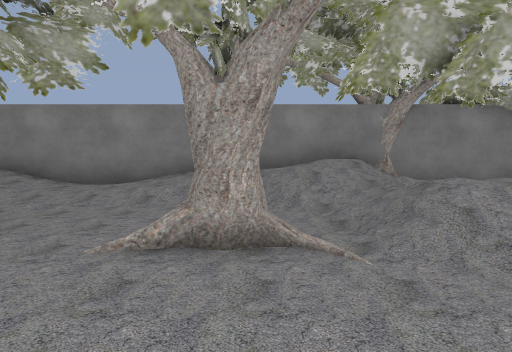
view 1 (above)

21 first-person views from a walk through a world built for the Gazebo simulator. The camera is 0.94 m above the floor, tilts 4° down and sees 70° across. The floor is counted in squares, 1 m on a side. Each view is taken from the middle of a square. On the plan, view 1 faces up. The plan holds only what a view shows up to about 13 squares ahead; the rest is blank. The place goes on beyond the plan. Simple shapes stand in for some stock models. Some surface patterns are stand-ins.

view 2
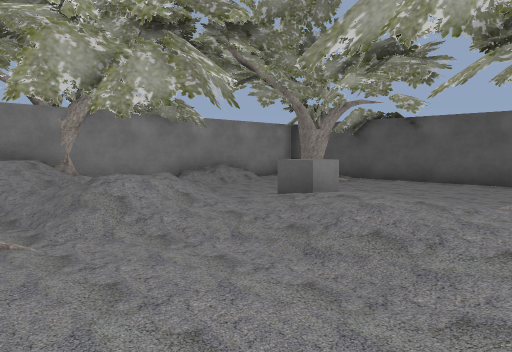

view 3
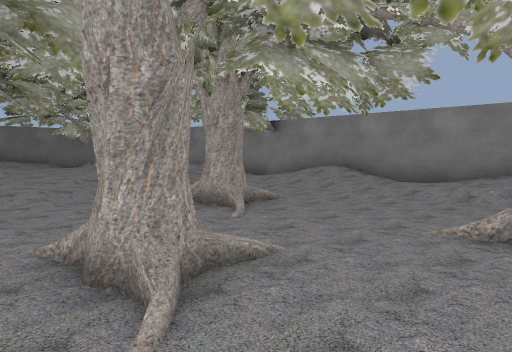

view 4
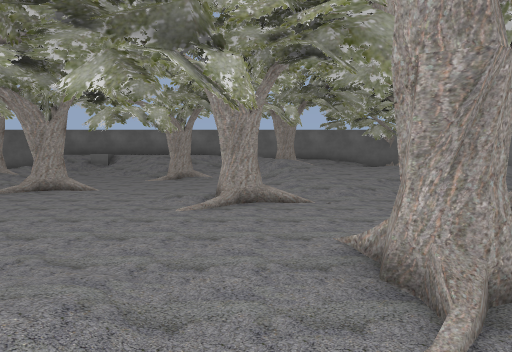

view 5
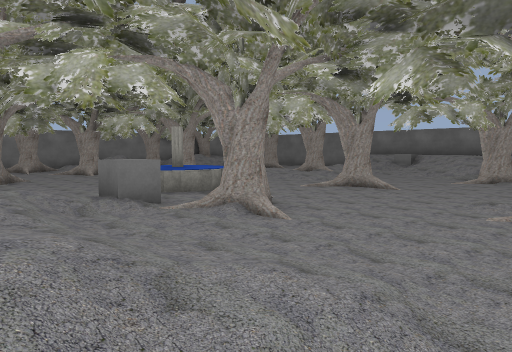

view 6
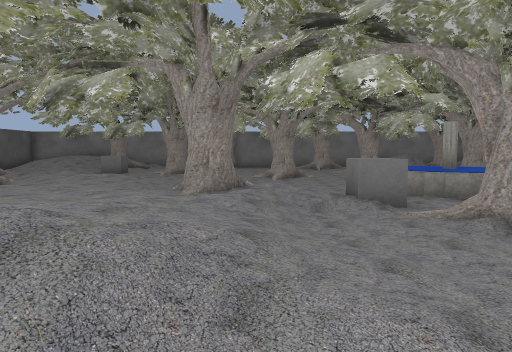

view 7
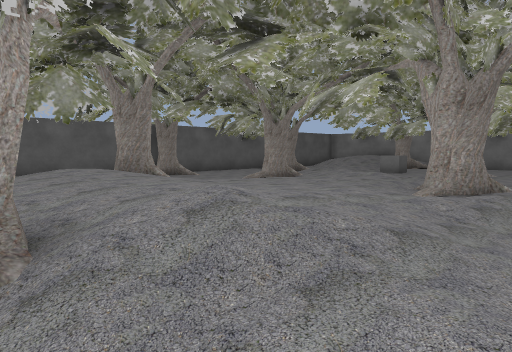

view 8
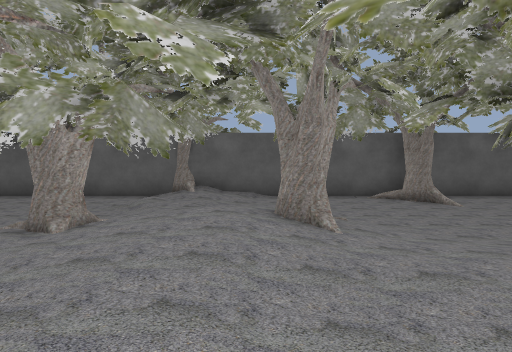

view 9
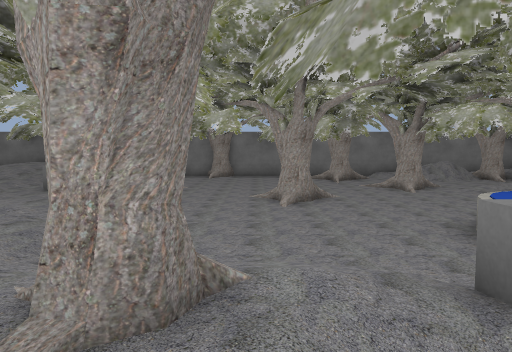

view 10
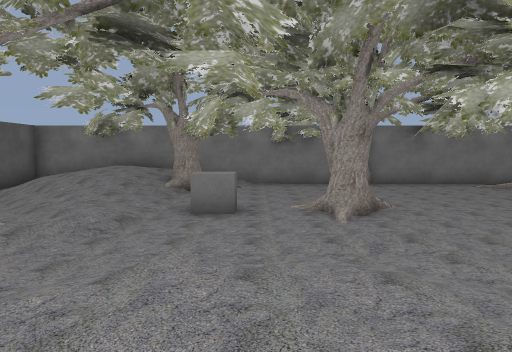

view 11
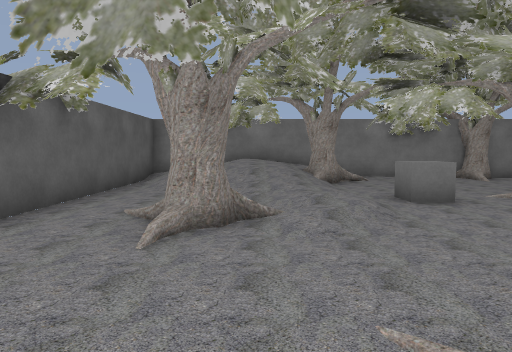

view 12
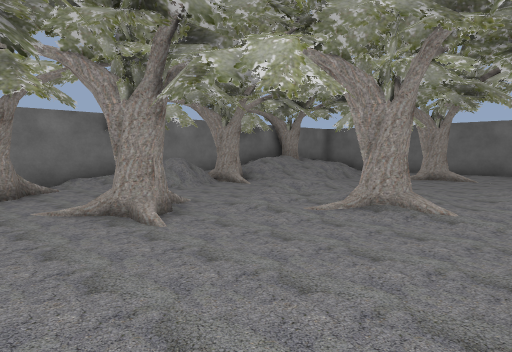

view 13
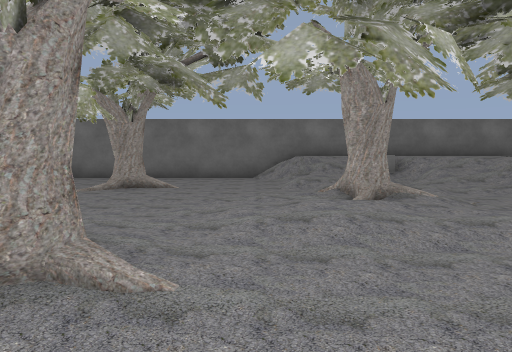

view 14
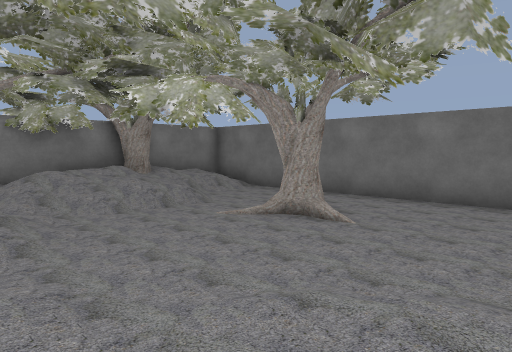

view 15
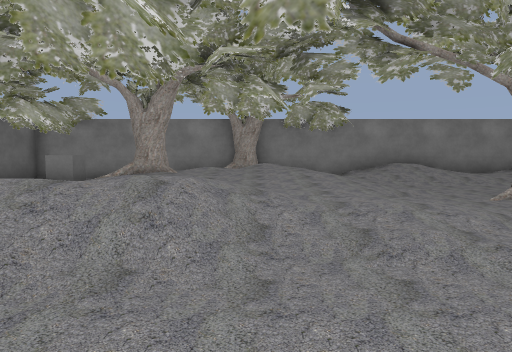

view 16
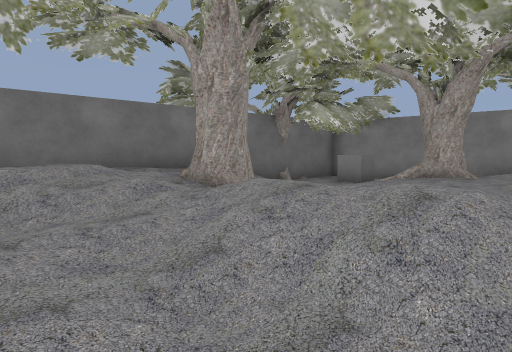

view 17
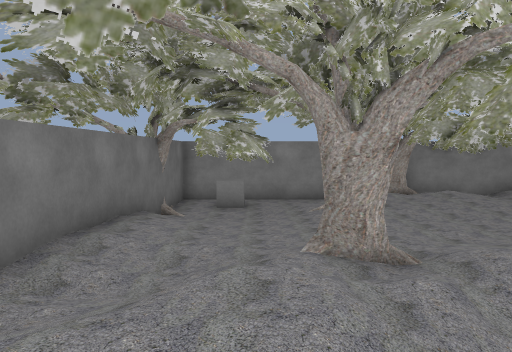

view 18
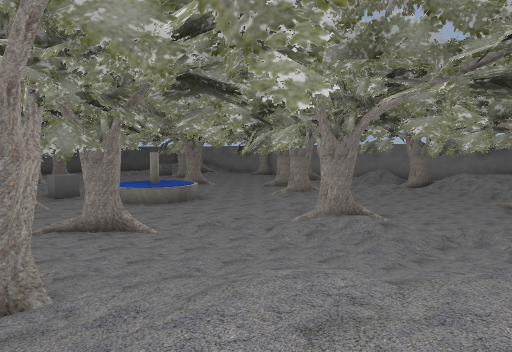

view 19
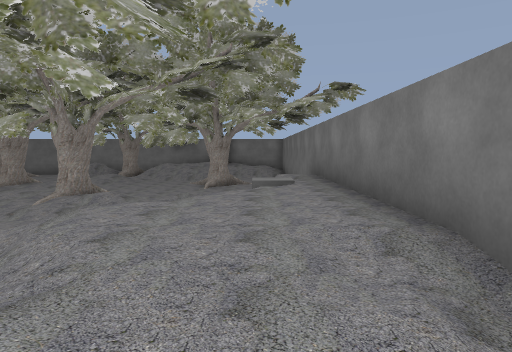

view 20
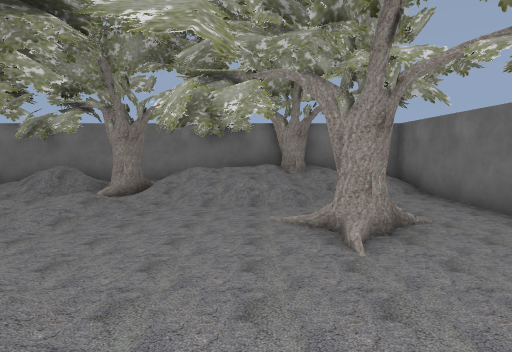

view 21
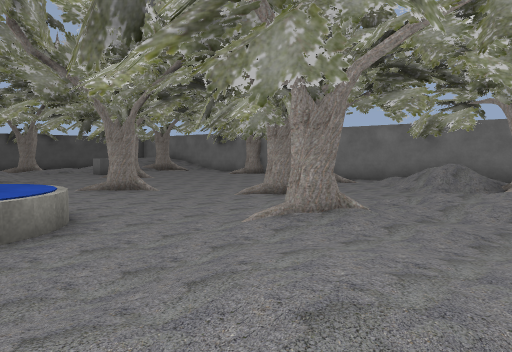

### Floor plan
Key: @ floor where view 1 was taken; # wall or solid block; . main floor; : floor 0.25 m higher than the main floor; + floor 0.5 m higher than the main floor; * floor 0.75 m higher than the main floor; / step, stairs or slope; = window, fence, low wall or low ledge; F fence; T oak tree; B grey box; S number sign; U fountain.
Columns run from 19 left of view 1 to 13 right of it. Each row starts with its distance up from view 1.
  9 FFFFFFFFTFFFFFFFFFFFFTTFFTFFF
  8 F..... TT .//+/::////T/F.////
  7 F.S..  +:  T///::///T/////../
  6 T..T//++/+/:/......///+ /...T .T
  5 T...:TTTT+/......../////...TT/.F
  4 F//T::+++T//..T.T.TTTT//.. ....F
  3 F/:::::::T/..TT....../T/BB ....F
  2 F+:::::::::/..........T/  .....F
  1 F+:://///::/....TT.T../+/ .....F
  0 F/:/T/TT/////...T..@../::/.....F
 -1 F//////////TT..T....T/TTTT.///.T
 -2 F/**///..../T....//TTT#T+//:T.TT
 -3 F/*////..T.......///TTTT+///..:F
 -4 F***//TT.........//+++T++T   ..F
 -5 F***/T/........T.T/+++++TT    .F
 -6 F**///...TT..TTT..T:+:::://....F
 -7 F*////..........S/TTTT::/......F
 -8 F*=../..//...UU../T /:T:/.....TFT
 -9 F/S..///::..UUUU.....:T:  ...TTF
-10 F*////TT:T..UUUU...../::/TT.T..F
-11 F==//./.::...UU....../:::/.....F
-12 F......:::............///...T..F
-13 F....../..:/.T...T..T.......T..
-14 F.........TT.....T......./:TT..F
-15 F..TT.T.../.........T..../:/...F
-16 F..TT.../://.TT.T...TTT.S.:/...T
-17 F.......///...T..........T///..F
-18 F...////........T.......T//+//.F
-19 F.../T///TT/...T.T.......T/T+//F
-20 F///////TTTT/.TT........TTTTT /F
-21 F//+TTTT:   T/......T.T.///+T /F
-22 FFFFTTTTFFFT FFFFFFTTFFFFFTTTFFF
-23      TT

Positions as (right, up) in squares from view 1, and headings:
1: (0, 0), facing up
2: (0, -1), facing up-right
3: (0, -1), facing up-left
4: (0, -1), facing left
5: (0, -1), facing down-left
6: (-1, -1), facing down
7: (-2, -1), facing down-right
8: (0, -4), facing right
9: (-1, -5), facing down
10: (4, -9), facing down
11: (8, -9), facing down
12: (-3, -11), facing down-left
13: (-6, -12), facing left
14: (-10, -11), facing down-left
15: (-11, -4), facing up
16: (-11, -3), facing up-left
17: (-16, -4), facing up
18: (-17, -3), facing down-right
19: (-17, -1), facing down
20: (-14, -10), facing down
21: (-12, -9), facing down-right
